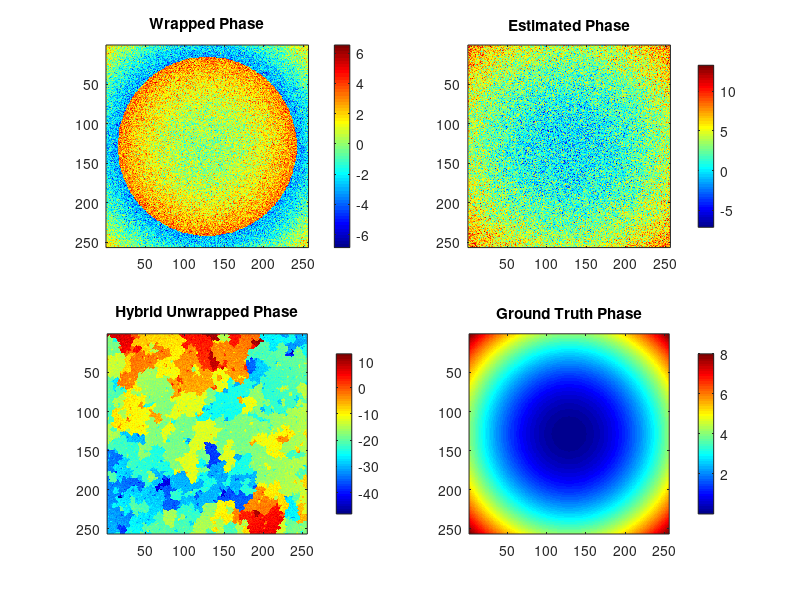

Source code (MATLAB):
clc; clear; close all;

%% --- Demo data ---
N = 256;
[x, y] = meshgrid(linspace(-2,2,N));

% Ground truth phase (paraboloid)
phi_true = x.^2 + y.^2;

% Wrapped phase (từ ground truth)
phi_wrapped = angle(exp(1i*phi_true)) + 1*randn(size(phi_true));

% Estimated phase (ground truth + nhiễu lớn hơn)
phi_est = phi_true + 2.0*randn(size(phi_true));  % cố ý sai nhiều

%% --- Phase consistency check ---
error_map = angle(exp(1i*(phi_wrapped - phi_est)));   % [-pi, pi]
abs_error = abs(error_map);
reliability_map = 1 - abs_error/pi;   % [0,1]

%% --- Hybrid unwrapping ---
[Ny, Nx] = size(phi_wrapped);
unwrapped = nan(Ny, Nx);     
visited   = false(Ny, Nx);   

% Threshold cho consistency check
T = 0.5*pi;  % nếu |wrapped - est| < T thì cho phép dùng estimate

% Seed = pixel reliability cao nhất
[~, idx] = max(reliability_map(:));
[y0, x0] = ind2sub(size(phi_wrapped), idx);

unwrapped(y0,x0) = phi_wrapped(y0,x0);
visited(y0,x0) = true;

% Priority queue: [ -reliability , y , x , phi ]
pq = [-reliability_map(y0,x0), y0, x0, unwrapped(y0,x0)];

% 4-connected neighborhood
nbrs = [0 1; 0 -1; 1 0; -1 0];

while ~isempty(pq)
    % Lấy pixel reliability cao nhất
    [~, k] = min(pq(:,1));
    current = pq(k,:); 
    pq(k,:) = [];
    
    y = current(2);
    x = current(3);
    phi_ref = current(4);
    
    for nb = 1:4
        yy = y + nbrs(nb,1);
        xx = x + nbrs(nb,2);
        if yy<1 || yy>Ny || xx<1 || xx>Nx, continue; end
        if visited(yy,xx), continue; end
        
        % unwrap bằng propagation
        phi_nb_wrapped = phi_wrapped(yy,xx);
        phi_nb = phi_ref + angle(exp(1i*(phi_nb_wrapped - phi_ref)));
        
        % Nếu reliability thấp, tham khảo estimated phase
        if reliability_map(yy,xx) < 0.5
            diff_est = angle(exp(1i*(phi_nb_wrapped - phi_est(yy,xx))));
            if abs(diff_est) < T
                % Điều chỉnh theo estimated phase
                phi_nb = phi_est(yy,xx);
            end
        end
        
        unwrapped(yy,xx) = phi_nb;
        visited(yy,xx) = true;
        
        % push vào priority queue
        pq(end+1,:) = [-reliability_map(yy,xx), yy, xx, phi_nb];
    end
end

%% --- Visualization ---
figure;
subplot(2,2,1);
imagesc(phi_wrapped); axis image; colorbar;
title('Wrapped Phase');

subplot(2,2,2);
imagesc(phi_est); axis image; colorbar;
title('Estimated Phase');

subplot(2,2,3);
imagesc(unwrapped); axis image; colorbar;
title('Hybrid Unwrapped Phase');

subplot(2,2,4);
imagesc(phi_true); axis image; colorbar;
title('Ground Truth Phase');

colormap jet;
